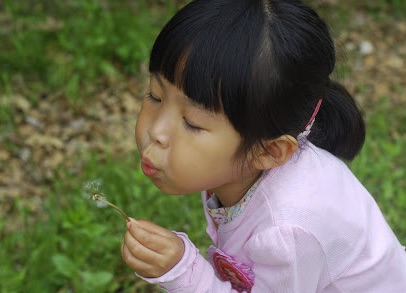
#> input picture 7_CV/Images/girl.jpg, 406 x 293 px
$ jupyter execute ex_cv06.ipynb
#> lines starting #> are read from the running program, lines starting #| are printed output that depends on the picture
### [ 이미지 크기 변경 ]  <hr>
- 가장 많이/ 필수로 하는 전처리 과정
- 이미지마다 크기가 다르기 때문에 모든 이미지 크기 일치를 위해서 사용됨
- 종류:
    * 절대 크기 변경: 이미지 크기 고려하지 않고 동일 크기 일치
    * 상대 크기 변경: 이미지 크기 고려해서 크기 조정

[cell 1]
import cv2
import os
import matplotlib.pyplot as plt
import koreanize_matplotlib
import numpy as np
import matplotlib.cm as cm

[cell 2]
## 데이터 준비

FILE_PATH= '../Images/girl.jpg'

[cell 3]
# 이미지 데이터 로딩
imgNP= cv2.imread(FILE_PATH)
#> imgNP is the input picture: shape (293, 406, 3); mean B, G, R 82.4, 104.7, 105.5

print(f'shape: {imgNP.shape}, nDim: {imgNP.ndim}D')
#| shape: (293, 406, 3), nDim: 3D

[cell 4]
# openCV& matplotlib
# openCV로 이미지 로딩 시 채널 순서가 BGR
# 일반적인 이미지 SW/Package는 채널 순서 RGB
# 다른 곳에 사용 시 채널 순서 변경 필수!

plt.imshow(imgNP)
plt.show()


# cv2.imshow("girl", imgNP)
# cv2.waitKey()
# cv2.destroyWindow("girl")


img1 = cv2.cvtColor(imgNP, cv2.COLOR_RGB2BGR)
plt.imshow(img1)
plt.show()

[cell 5]
# ===================================
# 이미지 크기 조정
# ====================================
imgRGB= cv2.cvtColor(imgNP, cv2.COLOR_BGR2RGB)
imgGRAY= cv2.cvtColor(imgNP, cv2.COLOR_BGR2GRAY)
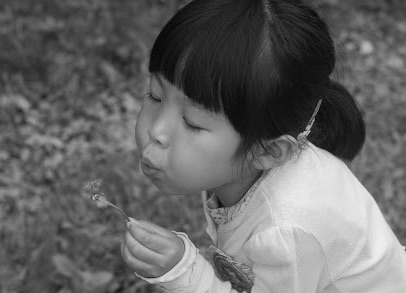
#> imgGRAY: shape (293, 406); min 1, max 240, mean 102.4


imgAbs= cv2.resize(imgRGB, (100, 100))
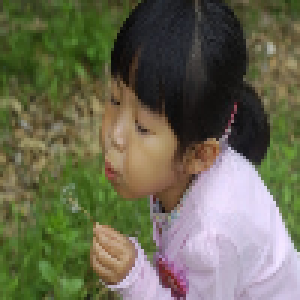
#> imgAbs: shape (100, 100, 3) (shown 3 times larger); mean R, G, B 105.3, 104.5, 82.2
imgRel= cv2.resize(imgRGB, (0, 0), fx=1.5, fy=0.5)
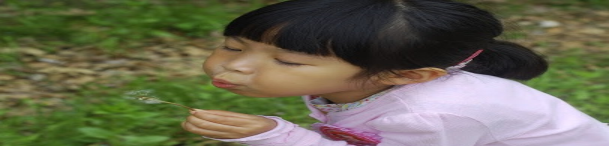
#> imgRel: shape (146, 609, 3); mean R, G, B 105.4, 104.5, 82.2


fig, (ax1, ax2) = plt.subplots(1, 2)

ax1.imshow(imgAbs)
ax1.set_title('abs')
ax2.imshow(imgRel)
ax2.set_title('Rel')

plt.tight_layout()
plt.show()
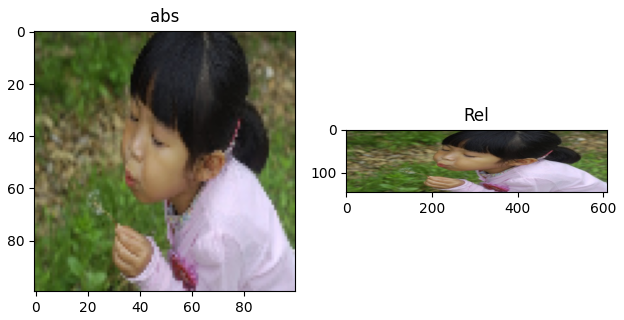
#> figure drawn by matplotlib, 2 panels

[cell 6]
imgAbs= cv2.resize(imgRGB, (100, 100))
imgRel= cv2.resize(imgRGB, (0, 0), fx=1.5, fy=0.5)


plt.imshow(imgRGB)
plt.show()

plt.imshow(imgAbs)
plt.show()

plt.imshow(imgRel)
plt.show()

[cell 7]
# 샤프닝 마스크 원소 지정
data1 = [0, -1, 0,
        -1, 5, -1,
         0, -1, 0]
data2 = [[-1, -1, -1],
         [-1, 9, -1],
         [-1, -1, -1]]
mask1 = np.array(data1, np.float32).reshape(3, 3)
mask2 = np.array(data2, np.float32)

sharpen1 = cv2.filter2D(imgAbs, -1, mask1)
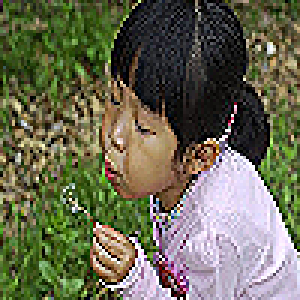
#> sharpen1: shape (100, 100, 3) (shown 3 times larger); mean R, G, B 105.7, 105.4, 83.1
sharpen2 = cv2.filter2D(imgAbs, -1, mask2)
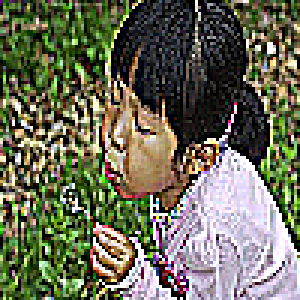
#> sharpen2: shape (100, 100, 3) (shown 3 times larger); mean R, G, B 108, 108.2, 87.8
sharpen1 = cv2.convertScaleAbs(sharpen1)
sharpen2 = cv2.convertScaleAbs(sharpen2)


plt.imshow(sharpen1)
plt.show()

plt.imshow(sharpen2)
plt.show()

$ run again, with 7_CV/Images/abi_cat.jpg copied over 7_CV/Images/girl.jpg
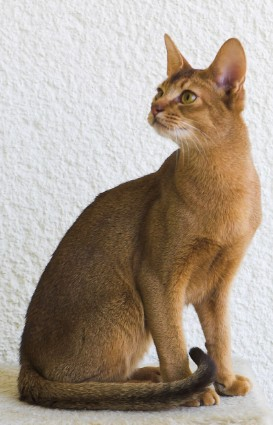
#> input picture 7_CV/Images/abi_cat.jpg, 273 x 425 px
#> imgNP is the input picture: shape (425, 273, 3); mean B, G, R 143.2, 156.7, 170.3
#| shape: (425, 273, 3), nDim: 3D
#> `imgRel= cv2.resize(imgRGB, (0, 0), fx=1.5, fy=0.5)`:
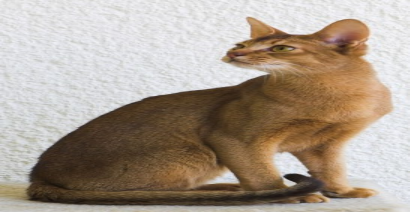
#> imgRel: shape (212, 410, 3); mean R, G, B 170.3, 156.7, 143.2
#> `sharpen2 = cv2.filter2D(imgAbs, -1, mask2)`:
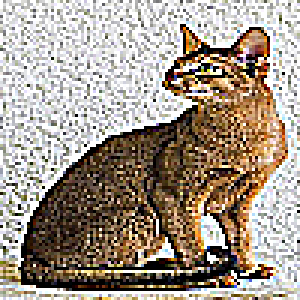
#> sharpen2: shape (100, 100, 3) (shown 3 times larger); mean R, G, B 164.5, 152.7, 140
